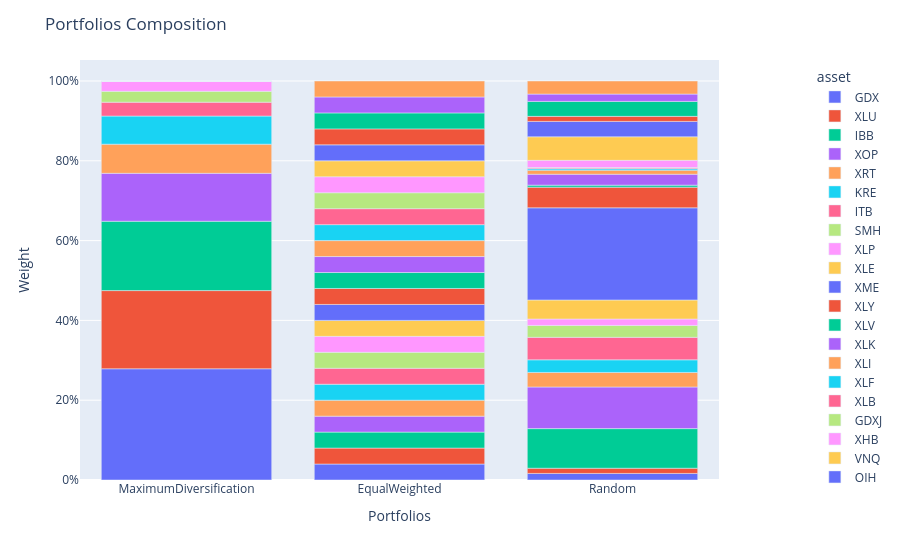

The notebook cell saved with this chart:
### Markdown cell above
Predict the portfolio weights

### Code cell
ptf_model_test = model.predict(X_test)
ptf_bench_test = bench.predict(X_test)
ptf_random_test = random.predict(X_test)


population = Population([  #function in skfolio
    ptf_model_test, 
    ptf_bench_test, 
    ptf_random_test,
    #index_bench_test
])

population.plot_composition()

### Figure 1 — Plotly figure (JSON) as saved in the notebook; plotly's stock layout.template omitted (floating-point values rounded to 4 significant figures)
{"data": [{"alignmentgroup": "True", "hovertemplate": "asset=GDX<br>index=%{x}<br>value=%{y}<extra></extra>", "legendgroup": "GDX", "marker": {"color": "#636efa", "pattern": {"shape": ""}}, "name": "GDX", "offsetgroup": "GDX", "orientation": "v", "showlegend": true, "textposition": "auto", "type": "bar", "x": ["MaximumDiversification", "EqualWeighted", "Random"], "xaxis": "x", "y": [0.2788, 0.04, 0.01646], "yaxis": "y"}, {"alignmentgroup": "True", "hovertemplate": "asset=XLU<br>index=%{x}<br>value=%{y}<extra></extra>", "legendgroup": "XLU", "marker": {"color": "#EF553B", "pattern": {"shape": ""}}, "name": "XLU", "offsetgroup": "XLU", "orientation": "v", "showlegend": true, "textposition": "auto", "type": "bar", "x": ["MaximumDiversification", "EqualWeighted", "Random"], "xaxis": "x", "y": [0.196, 0.04, 0.01304], "yaxis": "y"}, {"alignmentgroup": "True", "hovertemplate": "asset=IBB<br>index=%{x}<br>value=%{y}<extra></extra>", "legendgroup": "IBB", "marker": {"color": "#00cc96", "pattern": {"shape": ""}}, "name": "IBB", "offsetgroup": "IBB", "orientation": "v", "showlegend": true, "textposition": "auto", "type": "bar", "x": ["MaximumDiversification", "EqualWeighted", "Random"], "xaxis": "x", "y": [0.1737, 0.04, 0.09927], "yaxis": "y"}, {"alignmentgroup": "True", "hovertemplate": "asset=XOP<br>index=%{x}<br>value=%{y}<extra></extra>", "legendgroup": "XOP", "marker": {"color": "#ab63fa", "pattern": {"shape": ""}}, "name": "XOP", "offsetgroup": "XOP", "orientation": "v", "showlegend": true, "textposition": "auto", "type": "bar", "x": ["MaximumDiversification", "EqualWeighted", "Random"], "xaxis": "x", "y": [0.1202, 0.04, 0.1044], "yaxis": "y"}, {"alignmentgroup": "True", "hovertemplate": "asset=XRT<br>index=%{x}<br>value=%{y}<extra></extra>", "legendgroup": "XRT", "marker": {"color": "#FFA15A", "pattern": {"shape": ""}}, "name": "XRT", "offsetgroup": "XRT", "orientation": "v", "showlegend": true, "textposition": "auto", "type": "bar", "x": ["MaximumDiversification", "EqualWeighted", "Random"], "xaxis": "x", "y": [0.07296, 0.04, 0.03641], "yaxis": "y"}, {"alignmentgroup": "True", "hovertemplate": "asset=KRE<br>index=%{x}<br>value=%{y}<extra></extra>", "legendgroup": "KRE", "marker": {"color": "#19d3f3", "pattern": {"shape": ""}}, "name": "KRE", "offsetgroup": "KRE", "orientation": "v", "showlegend": true, "textposition": "auto", "type": "bar", "x": ["MaximumDiversification", "EqualWeighted", "Random"], "xaxis": "x", "y": [0.07053, 0.04, 0.03173], "yaxis": "y"}, {"alignmentgroup": "True", "hovertemplate": "asset=ITB<br>index=%{x}<br>value=%{y}<extra></extra>", "legendgroup": "ITB", "marker": {"color": "#FF6692", "pattern": {"shape": ""}}, "name": "ITB", "offsetgroup": "ITB", "orientation": "v", "showlegend": true, "textposition": "auto", "type": "bar", "x": ["MaximumDiversification", "EqualWeighted", "Random"], "xaxis": "x", "y": [0.03476, 0.04, 0.05629], "yaxis": "y"}, {"alignmentgroup": "True", "hovertemplate": "asset=SMH<br>index=%{x}<br>value=%{y}<extra></extra>", "legendgroup": "SMH", "marker": {"color": "#B6E880", "pattern": {"shape": ""}}, "name": "SMH", "offsetgroup": "SMH", "orientation": "v", "showlegend": true, "textposition": "auto", "type": "bar", "x": ["MaximumDiversification", "EqualWeighted", "Random"], "xaxis": "x", "y": [0.02725, 0.04, 0.02976], "yaxis": "y"}, {"alignmentgroup": "True", "hovertemplate": "asset=XLP<br>index=%{x}<br>value=%{y}<extra></extra>", "legendgroup": "XLP", "marker": {"color": "#FF97FF", "pattern": {"shape": ""}}, "name": "XLP", "offsetgroup": "XLP", "orientation": "v", "showlegend": true, "textposition": "auto", "type": "bar", "x": ["MaximumDiversification", "EqualWeighted", "Random"], "xaxis": "x", "y": [0.02585, 0.04, 0.0162], "yaxis": "y"}, {"alignmentgroup": "True", "hovertemplate": "asset=XLE<br>index=%{x}<br>value=%{y}<extra></extra>", "legendgroup": "XLE", "marker": {"color": "#FECB52", "pattern": {"shape": ""}}, "name": "XLE", "offsetgroup": "XLE", "orientation": "v", "showlegend": true, "textposition": "auto", "type": "bar", "x": ["MaximumDiversification", "EqualWeighted", "Random"], "xaxis": "x", "y": [0, 0.04, 0.04763], "yaxis": "y"}, {"alignmentgroup": "True", "hovertemplate": "asset=XME<br>index=%{x}<br>value=%{y}<extra></extra>", "legendgroup": "XME", "marker": {"color": "#636efa", "pattern": {"shape": ""}}, "name": "XME", "offsetgroup": "XME", "orientation": "v", "showlegend": true, "textposition": "auto", "type": "bar", "x": ["MaximumDiversification", "EqualWeighted", "Random"], "xaxis": "x", "y": [0, 0.04, 0.2311], "yaxis": "y"}, {"alignmentgroup": "True", "hovertemplate": "asset=XLY<br>index=%{x}<br>value=%{y}<extra></extra>", "legendgroup": "XLY", "marker": {"color": "#EF553B", "pattern": {"shape": ""}}, "name": "XLY", "offsetgroup": "XLY", "orientation": "v", "showlegend": true, "textposition": "auto", "type": "bar", "x": ["MaximumDiversification", "EqualWeighted", "Random"], "xaxis": "x", "y": [0, 0.04, 0.05168], "yaxis": "y"}, {"alignmentgroup": "True", "hovertemplate": "asset=XLV<br>index=%{x}<br>value=%{y}<extra></extra>", "legendgroup": "XLV", "marker": {"color": "#00cc96", "pattern": {"shape": ""}}, "name": "XLV", "offsetgroup": "XLV", "orientation": "v", "showlegend": true, "textposition": "auto", "type": "bar", "x": ["MaximumDiversification", "EqualWeighted", "Random"], "xaxis": "x", "y": [0, 0.04, 0.005086], "yaxis": "y"}, {"alignmentgroup": "True", "hovertemplate": "asset=XLK<br>index=%{x}<br>value=%{y}<extra></extra>", "legendgroup": "XLK", "marker": {"color": "#ab63fa", "pattern": {"shape": ""}}, "name": "XLK", "offsetgroup": "XLK", "orientation": "v", "showlegend": true, "textposition": "auto", "type": "bar", "x": ["MaximumDiversification", "EqualWeighted", "Random"], "xaxis": "x", "y": [0, 0.04, 0.02732], "yaxis": "y"}, {"alignmentgroup": "True", "hovertemplate": "asset=XLI<br>index=%{x}<br>value=%{y}<extra></extra>", "legendgroup": "XLI", "marker": {"color": "#FFA15A", "pattern": {"shape": ""}}, "name": "XLI", "offsetgroup": "XLI", "orientation": "v", "showlegend": true, "textposition": "auto", "type": "bar", "x": ["MaximumDiversification", "EqualWeighted", "Random"], "xaxis": "x", "y": [0, 0.04, 0.01021], "yaxis": "y"}, {"alignmentgroup": "True", "hovertemplate": "asset=XLF<br>index=%{x}<br>value=%{y}<extra></extra>", "legendgroup": "XLF", "marker": {"color": "#19d3f3", "pattern": {"shape": ""}}, "name": "XLF", "offsetgroup": "XLF", "orientation": "v", "showlegend": true, "textposition": "auto", "type": "bar", "x": ["MaximumDiversification", "EqualWeighted", "Random"], "xaxis": "x", "y": [0, 0.04, 0.003577], "yaxis": "y"}, {"alignmentgroup": "True", "hovertemplate": "asset=XLB<br>index=%{x}<br>value=%{y}<extra></extra>", "legendgroup": "XLB", "marker": {"color": "#FF6692", "pattern": {"shape": ""}}, "name": "XLB", "offsetgroup": "XLB", "orientation": "v", "showlegend": true, "textposition": "auto", "type": "bar", "x": ["MaximumDiversification", "EqualWeighted", "Random"], "xaxis": "x", "y": [0, 0.04, 0.002413], "yaxis": "y"}, {"alignmentgroup": "True", "hovertemplate": "asset=GDXJ<br>index=%{x}<br>value=%{y}<extra></extra>", "legendgroup": "GDXJ", "marker": {"color": "#B6E880", "pattern": {"shape": ""}}, "name": "GDXJ", "offsetgroup": "GDXJ", "orientation": "v", "showlegend": true, "textposition": "auto", "type": "bar", "x": ["MaximumDiversification", "EqualWeighted", "Random"], "xaxis": "x", "y": [0, 0.04, 0.0004076], "yaxis": "y"}, {"alignmentgroup": "True", "hovertemplate": "asset=XHB<br>index=%{x}<br>value=%{y}<extra></extra>", "legendgroup": "XHB", "marker": {"color": "#FF97FF", "pattern": {"shape": ""}}, "name": "XHB", "offsetgroup": "XHB", "orientation": "v", "showlegend": true, "textposition": "auto", "type": "bar", "x": ["MaximumDiversification", "EqualWeighted", "Random"], "xaxis": "x", "y": [0, 0.04, 0.01818], "yaxis": "y"}, {"alignmentgroup": "True", "hovertemplate": "asset=VNQ<br>index=%{x}<br>value=%{y}<extra></extra>", "legendgroup": "VNQ", "marker": {"color": "#FECB52", "pattern": {"shape": ""}}, "name": "VNQ", "offsetgroup": "VNQ", "orientation": "v", "showlegend": true, "textposition": "auto", "type": "bar", "x": ["MaximumDiversification", "EqualWeighted", "Random"], "xaxis": "x", "y": [0, 0.04, 0.05903], "yaxis": "y"}, {"alignmentgroup": "True", "hovertemplate": "asset=OIH<br>index=%{x}<br>value=%{y}<extra></extra>", "legendgroup": "OIH", "marker": {"color": "#636efa", "pattern": {"shape": ""}}, "name": "OIH", "offsetgroup": "OIH", "orientation": "v", "showlegend": true, "textposition": "auto", "type": "bar", "x": ["MaximumDiversification", "EqualWeighted", "Random"], "xaxis": "x", "y": [0, 0.04, 0.03857], "yaxis": "y"}, {"alignmentgroup": "True", "hovertemplate": "asset=KBE<br>index=%{x}<br>value=%{y}<extra></extra>", "legendgroup": "KBE", "marker": {"color": "#EF553B", "pattern": {"shape": ""}}, "name": "KBE", "offsetgroup": "KBE", "orientation": "v", "showlegend": true, "textposition": "auto", "type": "bar", "x": ["MaximumDiversification", "EqualWeighted", "Random"], "xaxis": "x", "y": [0, 0.04, 0.01269], "yaxis": "y"}, {"alignmentgroup": "True", "hovertemplate": "asset=IYR<br>index=%{x}<br>value=%{y}<extra></extra>", "legendgroup": "IYR", "marker": {"color": "#00cc96", "pattern": {"shape": ""}}, "name": "IYR", "offsetgroup": "IYR", "orientation": "v", "showlegend": true, "textposition": "auto", "type": "bar", "x": ["MaximumDiversification", "EqualWeighted", "Random"], "xaxis": "x", "y": [0, 0.04, 0.03755], "yaxis": "y"}, {"alignmentgroup": "True", "hovertemplate": "asset=IYE<br>index=%{x}<br>value=%{y}<extra></extra>", "legendgroup": "IYE", "marker": {"color": "#ab63fa", "pattern": {"shape": ""}}, "name": "IYE", "offsetgroup": "IYE", "orientation": "v", "showlegend": true, "textposition": "auto", "type": "bar", "x": ["MaximumDiversification", "EqualWeighted", "Random"], "xaxis": "x", "y": [0, 0.04, 0.01827], "yaxis": "y"}, {"alignmentgroup": "True", "hovertemplate": "asset=XTL<br>index=%{x}<br>value=%{y}<extra></extra>", "legendgroup": "XTL", "marker": {"color": "#FFA15A", "pattern": {"shape": ""}}, "name": "XTL", "offsetgroup": "XTL", "orientation": "v", "showlegend": true, "textposition": "auto", "type": "bar", "x": ["MaximumDiversification", "EqualWeighted", "Random"], "xaxis": "x", "y": [0, 0.04, 0.03281], "yaxis": "y"}], "layout": {"barmode": "relative", "legend": {"title": {"text": "asset"}, "tracegroupgap": 0, "x": 1.15, "xanchor": "left", "y": 0.99, "yanchor": "top"}, "margin": {"t": 60}, "title": {"text": "Portfolios Composition"}, "xaxis": {"anchor": "y", "domain": [0, 1], "title": {"text": "Portfolios"}}, "yaxis": {"anchor": "x", "domain": [0, 1], "tickformat": ",.0%", "title": {"text": "Weight"}}}}
